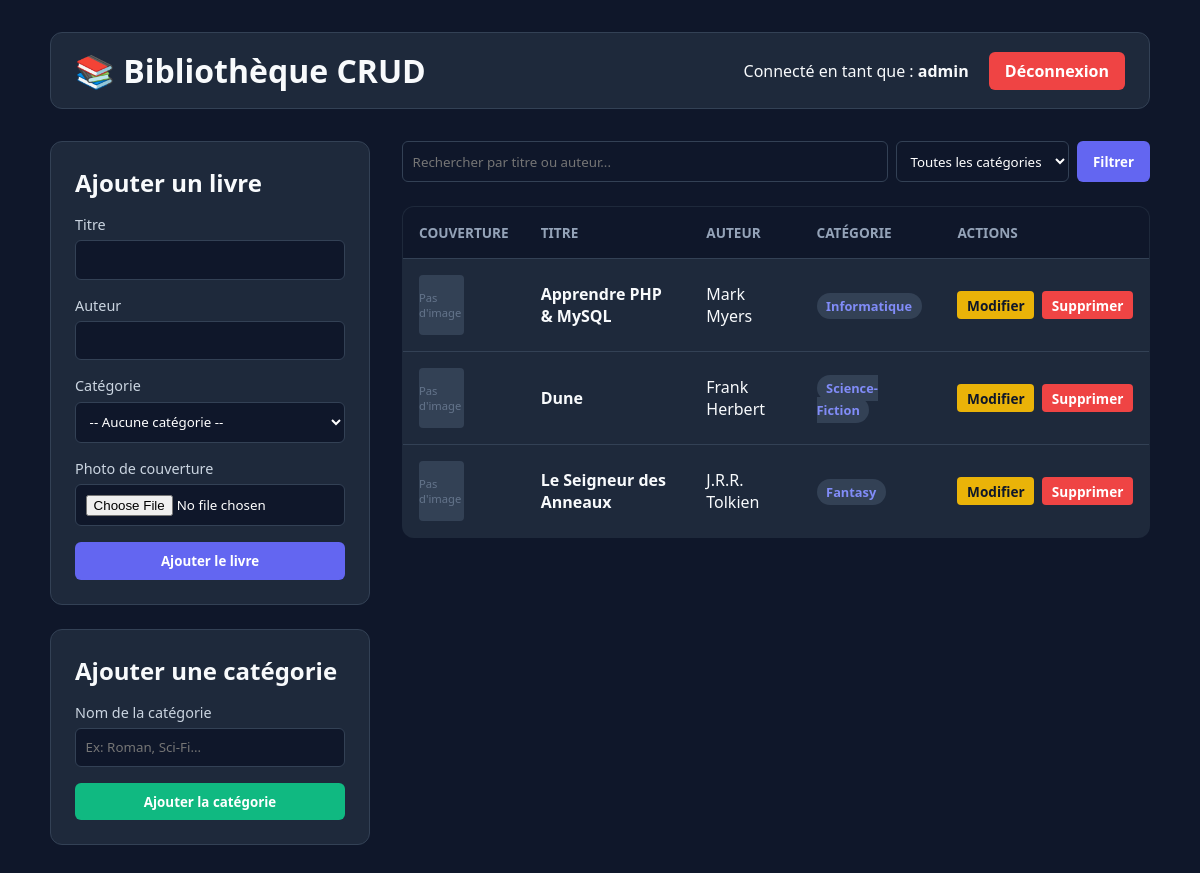
Screenshot of /index.php (signed in) with the database file from the repository.
### tables this page shows
CREATE TABLE IF NOT EXISTS livres (
    id INT AUTO_INCREMENT PRIMARY KEY,
    titre VARCHAR(150) NOT NULL,
    auteur VARCHAR(100) NOT NULL,
    image_url TEXT,
    id_categorie INT,
    created_at TIMESTAMP DEFAULT CURRENT_TIMESTAMP,
    CONSTRAINT fk_livres_categories 
        FOREIGN KEY (id_categorie) 
        REFERENCES categories(id) 
        ON DELETE SET NULL
);

CREATE TABLE IF NOT EXISTS categories (
    id INT AUTO_INCREMENT PRIMARY KEY,
    nom VARCHAR(50) NOT NULL UNIQUE
);

### index.php (called while the page is built, shortened)
<?php
require_once 'db.php';
$recherche = isset($_GET['q']) ? trim($_GET['q']) : '';
$sql = "SELECT livres.*, categories.nom AS categorie_nom
        FROM livres
        LEFT JOIN categories ON livres.id_categorie = categories.id
        WHERE 1=1";
$params = [];
$sql .= " ORDER BY livres.id DESC";
$stmt = $pdo->prepare($sql);
$stmt->execute($params);
$livres = $stmt->fetchAll();
$livreAEditer = null;
require_once 'view.php';

### view.php (the view, shortened to what this page needs)
<!DOCTYPE html>
<html lang="fr">
<head>
    <link rel="stylesheet" href="view.css">
</head>
<body>
<div class="container">
    <header>
        <h1>📚 Bibliothèque CRUD</h1>
        <div>
            <span>Connecté en tant que : <strong><?= htmlspecialchars($_SESSION['user']) ?></strong></span>
            <a href="logout.php" class="btn-logout" style="margin-left: 1rem;">Déconnexion</a>
        </div>
    </header>
    <div class="grid">
        <div>
            <div class="card">
                <h2><?= $livreAEditer ? 'Modifier le livre' : 'Ajouter un livre' ?></h2>
                <form method="POST" enctype="multipart/form-data" style="margin-top: 1rem;">
                    <div class="form-group">
                        <label>Titre</label>
                        <input type="text" name="titre" value="<?= $livreAEditer ? htmlspecialchars($livreAEditer['titre']) : '' ?>" required>
                    </div>
                    <div class="form-group">
                        <label>Auteur</label>
                        <input type="text" name="auteur" value="<?= $livreAEditer ? htmlspecialchars($livreAEditer['auteur']) : '' ?>" required>
                    </div>
                    <div class="form-group">
                        <label>Catégorie</label>
                        <select name="id_categorie">
                            <option value="0">-- Aucune catégorie --</option>
                        </select>
                    </div>
                    <div class="form-group">
                        <label>Photo de couverture</label>
                        <input type="file" name="image_fichier" accept="image/*">
                    </div>
                    <button type="submit"><?= $livreAEditer ? 'Enregistrer les modifications' : 'Ajouter le livre' ?></button>
                </form>
            </div>
            <div class="card">
                <h2>Ajouter une catégorie</h2>
                <form method="POST" style="margin-top: 1rem;">
                    <div class="form-group">
                        <label>Nom de la catégorie</label>
                        <input type="text" name="nom_categorie" placeholder="Ex: Roman, Sci-Fi..." required>
                    </div>
                    <button type="submit" style="background: #10b981;">Ajouter la catégorie</button>
                </form>
            </div>
        </div>
        <div>
            <form method="GET" class="search-bar">
                <input type="text" name="q" placeholder="Rechercher par titre ou auteur..." value="<?= htmlspecialchars($recherche) ?>">
                <select name="cat" onchange="this.form.submit()">
                    <option value="0">Toutes les catégories</option>
                </select>
                <button type="submit" style="width: auto;">Filtrer</button>
            </form>
            <table>
                <thead>
                    <tr>
                        <th>Couverture</th>
                        <th>Titre</th>
                        <th>Auteur</th>
                        <th>Catégorie</th>
                        <th>Actions</th>
                    </tr>
                </thead>
                <tbody>
                    <?php if (empty($livres)): ?>
                        <tr>
                            <td colspan="5" style="text-align: center; color: #94a3b8; padding: 2rem;">Aucun livre trouvé.</td>
                        </tr>
                    <?php else: ?>
                        <?php foreach ($livres as $l): ?>
                            <tr>
                                <td>
                                    <?php if (!empty($l['image_url']) && file_exists($l['image_url'])): ?>
                                        <img src="<?= htmlspecialchars($l['image_url']) ?>" alt="Couverture" class="img-thumb">
                                    <?php else: ?>
                                        <div class="img-thumb" style="display:flex;align-items:center;justify-content:center;font-size:0.7rem;color:#64748b;">Pas d'image</div>
                                    <?php endif; ?>
                                </td>
                                <td><strong><?= htmlspecialchars($l['titre']) ?></strong></td>
                                <td><?= htmlspecialchars($l['auteur']) ?></td>
                                <td>
                                    <?php if ($l['categorie_nom']): ?>
                                        <span class="badge"><?= htmlspecialchars($l['categorie_nom']) ?></span>
                                    <?php else: ?>
                                        <span style="color: #64748b; font-size: 0.85rem;">Non classé</span>
                                    <?php endif; ?>
                                </td>
                                <td>
                                    <div class="actions">
                                        <a href="index.php?edit_id=<?= $l['id'] ?>" class="btn-edit">Modifier</a>
                                        <form method="POST" style="display:inline;" onsubmit="return confirm('Supprimer ce livre ?');">
                                            <button type="submit" class="btn-delete">Supprimer</button>
                                        </form>
                                    </div>
                                </td>
                            </tr>
                        <?php endforeach; ?>
                    <?php endif; ?>
                </tbody>
            </table>
        </div>
    </div>
</div>
</body>
</html>

### view.css (style rules this page uses)
* { box-sizing: border-box; font-family: system-ui, -apple-system, sans-serif; }
body { background-color: #0f172a; color: #f8fafc; margin: 0; padding: 2rem; }
.container { max-width: 1100px; margin: 0 auto; }
header { display: flex; justify-content: space-between; align-items: center; background: #1e293b; padding: 1rem 1.5rem; border-radius: 12px; margin-bottom: 2rem; border: 1px solid #334155; }
h1, h2 { margin: 0; }
.btn-logout { background: #ef4444; color: white; padding: 0.5rem 1rem; border-radius: 6px; text-decoration: none; font-weight: bold; }
.grid { display: grid; grid-template-columns: 320px 1fr; gap: 2rem; }
.card { background: #1e293b; padding: 1.5rem; border-radius: 12px; border: 1px solid #334155; margin-bottom: 1.5rem; }
.form-group { margin-bottom: 1rem; display: flex; flex-direction: column; gap: 0.4rem; }
label { font-size: 0.9rem; color: #cbd5e1; }
input, select { background: #0f172a; border: 1px solid #334155; color: #fff; padding: 0.6rem; border-radius: 6px; }
button { background: #6366f1; color: white; border: none; padding: 0.6rem 1rem; border-radius: 6px; cursor: pointer; font-weight: bold; width: 100%; }
.search-bar { display: flex; gap: 0.5rem; margin-bottom: 1.5rem; }
.search-bar input { flex: 1; }
table { width: 100%; border-collapse: collapse; background: #1e293b; border-radius: 12px; overflow: hidden; border: 1px solid #334155; }
th, td { padding: 1rem; text-align: left; border-bottom: 1px solid #334155; }
th { background: #0f172a; color: #94a3b8; font-size: 0.85rem; text-transform: uppercase; }
.img-thumb { width: 45px; height: 60px; object-fit: cover; border-radius: 4px; background: #334155; }
.badge { background: #334155; color: #818cf8; padding: 0.25rem 0.6rem; border-radius: 20px; font-size: 0.8rem; font-weight: bold; }
.actions { display: flex; gap: 0.5rem; }
.btn-edit { background: #eab308; color: #0f172a; padding: 0.3rem 0.6rem; text-decoration: none; border-radius: 4px; font-size: 0.85rem; font-weight: bold; }
.btn-delete { background: #ef4444; color: white; border: none; padding: 0.3rem 0.6rem; border-radius: 4px; font-size: 0.85rem; cursor: pointer; }

### rows the page displays
livres: shows "Pas d'image", titre "Apprendre PHP & MySQL", auteur "Mark Myers", id_categorie.nom "Informatique"
livres: shows "Pas d'image", titre "Dune", auteur "Frank Herbert", id_categorie.nom "Science-Fiction"
livres: shows "Pas d'image", titre "Le Seigneur des Anneaux", auteur "J.R.R. Tolkien", id_categorie.nom "Fantasy"

### other values shown
$_SESSION['user'] "admin"
